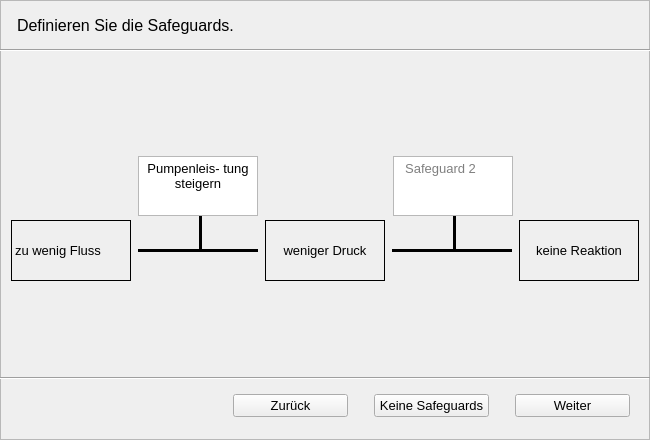
<?xml version="1.0" encoding="UTF-8"?>
<ui version="4.0">
 <class>wizard_7</class>
 <widget class="QWidget" name="wizard_7">
  <property name="geometry">
   <rect>
    <x>0</x>
    <y>0</y>
    <width>650</width>
    <height>440</height>
   </rect>
  </property>
  <property name="windowTitle">
   <string>Form</string>
  </property>
  <widget class="QFrame" name="frame_3">
   <property name="geometry">
    <rect>
     <x>0</x>
     <y>0</y>
     <width>650</width>
     <height>440</height>
    </rect>
   </property>
   <property name="font">
    <font>
     <pointsize>10</pointsize>
    </font>
   </property>
   <property name="frameShape">
    <enum>QFrame::StyledPanel</enum>
   </property>
   <property name="frameShadow">
    <enum>QFrame::Raised</enum>
   </property>
   <widget class="QWidget" name="horizontalLayoutWidget_2">
    <property name="geometry">
     <rect>
      <x>10</x>
      <y>220</y>
      <width>631</width>
      <height>61</height>
     </rect>
    </property>
    <layout class="QHBoxLayout" name="horizontalLayout">
     <item>
      <widget class="QLabel" name="label_7">
       <property name="sizePolicy">
        <sizepolicy hsizetype="Minimum" vsizetype="Preferred">
         <horstretch>0</horstretch>
         <verstretch>0</verstretch>
        </sizepolicy>
       </property>
       <property name="maximumSize">
        <size>
         <width>120</width>
         <height>16777215</height>
        </size>
       </property>
       <property name="frameShape">
        <enum>QFrame::Panel</enum>
       </property>
       <property name="text">
        <string>zu wenig Fluss</string>
       </property>
       <property name="alignment">
        <set>Qt::AlignLeading|Qt::AlignLeft|Qt::AlignVCenter</set>
       </property>
      </widget>
     </item>
     <item>
      <widget class="Line" name="line">
       <property name="maximumSize">
        <size>
         <width>120</width>
         <height>16777215</height>
        </size>
       </property>
       <property name="frameShadow">
        <enum>QFrame::Plain</enum>
       </property>
       <property name="lineWidth">
        <number>3</number>
       </property>
       <property name="orientation">
        <enum>Qt::Horizontal</enum>
       </property>
      </widget>
     </item>
     <item>
      <widget class="QLabel" name="label_6">
       <property name="maximumSize">
        <size>
         <width>120</width>
         <height>16777215</height>
        </size>
       </property>
       <property name="frameShape">
        <enum>QFrame::Box</enum>
       </property>
       <property name="frameShadow">
        <enum>QFrame::Plain</enum>
       </property>
       <property name="text">
        <string>weniger Druck</string>
       </property>
       <property name="alignment">
        <set>Qt::AlignCenter</set>
       </property>
      </widget>
     </item>
     <item>
      <widget class="Line" name="line_2">
       <property name="maximumSize">
        <size>
         <width>120</width>
         <height>16777215</height>
        </size>
       </property>
       <property name="frameShadow">
        <enum>QFrame::Plain</enum>
       </property>
       <property name="lineWidth">
        <number>3</number>
       </property>
       <property name="orientation">
        <enum>Qt::Horizontal</enum>
       </property>
      </widget>
     </item>
     <item>
      <widget class="QLabel" name="label_8">
       <property name="sizePolicy">
        <sizepolicy hsizetype="Minimum" vsizetype="Preferred">
         <horstretch>0</horstretch>
         <verstretch>0</verstretch>
        </sizepolicy>
       </property>
       <property name="maximumSize">
        <size>
         <width>120</width>
         <height>16777215</height>
        </size>
       </property>
       <property name="font">
        <font>
         <pointsize>10</pointsize>
         <weight>50</weight>
         <italic>false</italic>
         <bold>false</bold>
         <underline>false</underline>
         <strikeout>false</strikeout>
         <kerning>true</kerning>
        </font>
       </property>
       <property name="frameShape">
        <enum>QFrame::Box</enum>
       </property>
       <property name="text">
        <string>keine Reaktion</string>
       </property>
       <property name="alignment">
        <set>Qt::AlignCenter</set>
       </property>
       <property name="wordWrap">
        <bool>true</bool>
       </property>
      </widget>
     </item>
    </layout>
   </widget>
   <widget class="QWidget" name="horizontalLayoutWidget_3">
    <property name="geometry">
     <rect>
      <x>10</x>
      <y>150</y>
      <width>631</width>
      <height>73</height>
     </rect>
    </property>
    <layout class="QHBoxLayout" name="horizontalLayout_3">
     <item>
      <spacer name="horizontalSpacer">
       <property name="orientation">
        <enum>Qt::Horizontal</enum>
       </property>
       <property name="sizeHint" stdset="0">
        <size>
         <width>120</width>
         <height>71</height>
        </size>
       </property>
      </spacer>
     </item>
     <item>
      <widget class="QTextEdit" name="sg1textEdit_2">
       <property name="sizePolicy">
        <sizepolicy hsizetype="Expanding" vsizetype="Fixed">
         <horstretch>0</horstretch>
         <verstretch>0</verstretch>
        </sizepolicy>
       </property>
       <property name="maximumSize">
        <size>
         <width>120</width>
         <height>60</height>
        </size>
       </property>
       <property name="layoutDirection">
        <enum>Qt::RightToLeft</enum>
       </property>
       <property name="inputMethodHints">
        <set>Qt::ImhMultiLine|Qt::ImhPreferUppercase</set>
       </property>
       <property name="verticalScrollBarPolicy">
        <enum>Qt::ScrollBarAlwaysOff</enum>
       </property>
       <property name="horizontalScrollBarPolicy">
        <enum>Qt::ScrollBarAlwaysOff</enum>
       </property>
       <property name="html">
        <string>&lt;!DOCTYPE HTML PUBLIC &quot;-//W3C//DTD HTML 4.0//EN&quot; &quot;http://www.w3.org/TR/REC-html40/strict.dtd&quot;&gt;
&lt;html&gt;&lt;head&gt;&lt;meta name=&quot;qrichtext&quot; content=&quot;1&quot; /&gt;&lt;style type=&quot;text/css&quot;&gt;
p, li { white-space: pre-wrap; }
&lt;/style&gt;&lt;/head&gt;&lt;body style=&quot; font-family:'MS Shell Dlg 2'; font-size:10pt; font-weight:400; font-style:normal;&quot;&gt;
&lt;p align=&quot;center&quot; style=&quot; margin-top:12px; margin-bottom:12px; margin-left:0px; margin-right:0px; -qt-block-indent:0; text-indent:0px;&quot;&gt;&lt;span style=&quot; font-family:'MS Shell Dlg 2';&quot;&gt;Pumpenleis- tung steigern&lt;/span&gt;&lt;/p&gt;&lt;/body&gt;&lt;/html&gt;</string>
       </property>
       <property name="placeholderText">
        <string>  Safeguard 1</string>
       </property>
      </widget>
     </item>
     <item>
      <spacer name="verticalSpacer_2">
       <property name="orientation">
        <enum>Qt::Horizontal</enum>
       </property>
       <property name="sizeHint" stdset="0">
        <size>
         <width>40</width>
         <height>30</height>
        </size>
       </property>
      </spacer>
     </item>
     <item>
      <widget class="QTextEdit" name="sg2textEdit">
       <property name="sizePolicy">
        <sizepolicy hsizetype="Expanding" vsizetype="Fixed">
         <horstretch>0</horstretch>
         <verstretch>0</verstretch>
        </sizepolicy>
       </property>
       <property name="maximumSize">
        <size>
         <width>120</width>
         <height>60</height>
        </size>
       </property>
       <property name="html">
        <string>&lt;!DOCTYPE HTML PUBLIC &quot;-//W3C//DTD HTML 4.0//EN&quot; &quot;http://www.w3.org/TR/REC-html40/strict.dtd&quot;&gt;
&lt;html&gt;&lt;head&gt;&lt;meta name=&quot;qrichtext&quot; content=&quot;1&quot; /&gt;&lt;style type=&quot;text/css&quot;&gt;
p, li { white-space: pre-wrap; }
&lt;/style&gt;&lt;/head&gt;&lt;body style=&quot; font-family:'MS Shell Dlg 2'; font-size:10pt; font-weight:400; font-style:normal;&quot;&gt;
&lt;p align=&quot;center&quot; style=&quot;-qt-paragraph-type:empty; margin-top:12px; margin-bottom:12px; margin-left:0px; margin-right:0px; -qt-block-indent:0; text-indent:0px; font-family:'MS Shell Dlg 2';&quot;&gt;&lt;br /&gt;&lt;/p&gt;&lt;/body&gt;&lt;/html&gt;</string>
       </property>
       <property name="placeholderText">
        <string>  Safeguard 2</string>
       </property>
      </widget>
     </item>
     <item>
      <spacer name="verticalSpacer_3">
       <property name="orientation">
        <enum>Qt::Horizontal</enum>
       </property>
       <property name="sizeHint" stdset="0">
        <size>
         <width>40</width>
         <height>30</height>
        </size>
       </property>
      </spacer>
     </item>
    </layout>
   </widget>
   <widget class="Line" name="line_3">
    <property name="geometry">
     <rect>
      <x>190</x>
      <y>190</y>
      <width>20</width>
      <height>61</height>
     </rect>
    </property>
    <property name="font">
     <font>
      <weight>75</weight>
      <bold>true</bold>
     </font>
    </property>
    <property name="frameShadow">
     <enum>QFrame::Plain</enum>
    </property>
    <property name="lineWidth">
     <number>3</number>
    </property>
    <property name="orientation">
     <enum>Qt::Vertical</enum>
    </property>
   </widget>
   <widget class="Line" name="line_4">
    <property name="geometry">
     <rect>
      <x>446</x>
      <y>180</y>
      <width>16</width>
      <height>71</height>
     </rect>
    </property>
    <property name="font">
     <font>
      <weight>75</weight>
      <bold>true</bold>
     </font>
    </property>
    <property name="frameShadow">
     <enum>QFrame::Plain</enum>
    </property>
    <property name="lineWidth">
     <number>3</number>
    </property>
    <property name="orientation">
     <enum>Qt::Vertical</enum>
    </property>
   </widget>
   <widget class="Line" name="line_5">
    <property name="geometry">
     <rect>
      <x>0</x>
      <y>370</y>
      <width>650</width>
      <height>16</height>
     </rect>
    </property>
    <property name="orientation">
     <enum>Qt::Horizontal</enum>
    </property>
   </widget>
   <widget class="QLabel" name="labelUberschrift">
    <property name="geometry">
     <rect>
      <x>17</x>
      <y>10</y>
      <width>630</width>
      <height>31</height>
     </rect>
    </property>
    <property name="font">
     <font>
      <pointsize>12</pointsize>
     </font>
    </property>
    <property name="text">
     <string>Definieren Sie die Safeguards.</string>
    </property>
   </widget>
   <widget class="Line" name="line_6">
    <property name="geometry">
     <rect>
      <x>-130</x>
      <y>40</y>
      <width>871</width>
      <height>20</height>
     </rect>
    </property>
    <property name="orientation">
     <enum>Qt::Horizontal</enum>
    </property>
   </widget>
   <widget class="QWidget" name="horizontalLayoutWidget_4">
    <property name="geometry">
     <rect>
      <x>-1</x>
      <y>375</y>
      <width>651</width>
      <height>61</height>
     </rect>
    </property>
    <layout class="QHBoxLayout" name="horizontalLayout_2">
     <item>
      <spacer name="horizontalSpacer_2">
       <property name="orientation">
        <enum>Qt::Horizontal</enum>
       </property>
       <property name="sizeHint" stdset="0">
        <size>
         <width>40</width>
         <height>20</height>
        </size>
       </property>
      </spacer>
     </item>
     <item>
      <widget class="QPushButton" name="zuruckButton">
       <property name="enabled">
        <bool>true</bool>
       </property>
       <property name="minimumSize">
        <size>
         <width>115</width>
         <height>0</height>
        </size>
       </property>
       <property name="text">
        <string>Zurück</string>
       </property>
       <property name="checkable">
        <bool>false</bool>
       </property>
      </widget>
     </item>
     <item>
      <spacer name="verticalSpacer">
       <property name="orientation">
        <enum>Qt::Vertical</enum>
       </property>
       <property name="sizeType">
        <enum>QSizePolicy::Fixed</enum>
       </property>
       <property name="sizeHint" stdset="0">
        <size>
         <width>20</width>
         <height>40</height>
        </size>
       </property>
      </spacer>
     </item>
     <item>
      <widget class="QPushButton" name="zuruckButton_2">
       <property name="enabled">
        <bool>true</bool>
       </property>
       <property name="minimumSize">
        <size>
         <width>115</width>
         <height>0</height>
        </size>
       </property>
       <property name="text">
        <string>Keine Safeguards</string>
       </property>
       <property name="checkable">
        <bool>false</bool>
       </property>
      </widget>
     </item>
     <item>
      <spacer name="verticalSpacer_5">
       <property name="orientation">
        <enum>Qt::Vertical</enum>
       </property>
       <property name="sizeType">
        <enum>QSizePolicy::Fixed</enum>
       </property>
       <property name="sizeHint" stdset="0">
        <size>
         <width>20</width>
         <height>40</height>
        </size>
       </property>
      </spacer>
     </item>
     <item>
      <widget class="QPushButton" name="weiterButton">
       <property name="enabled">
        <bool>true</bool>
       </property>
       <property name="minimumSize">
        <size>
         <width>115</width>
         <height>0</height>
        </size>
       </property>
       <property name="text">
        <string>Weiter</string>
       </property>
      </widget>
     </item>
     <item>
      <spacer name="verticalSpacer_4">
       <property name="orientation">
        <enum>Qt::Vertical</enum>
       </property>
       <property name="sizeType">
        <enum>QSizePolicy::Fixed</enum>
       </property>
       <property name="sizeHint" stdset="0">
        <size>
         <width>20</width>
         <height>40</height>
        </size>
       </property>
      </spacer>
     </item>
    </layout>
   </widget>
   <zorder>line_3</zorder>
   <zorder>line_4</zorder>
   <zorder>horizontalLayoutWidget_2</zorder>
   <zorder>horizontalLayoutWidget_3</zorder>
   <zorder>line_5</zorder>
   <zorder>labelUberschrift</zorder>
   <zorder>line_6</zorder>
   <zorder>horizontalLayoutWidget_4</zorder>
  </widget>
 </widget>
 <resources/>
 <connections/>
</ui>
